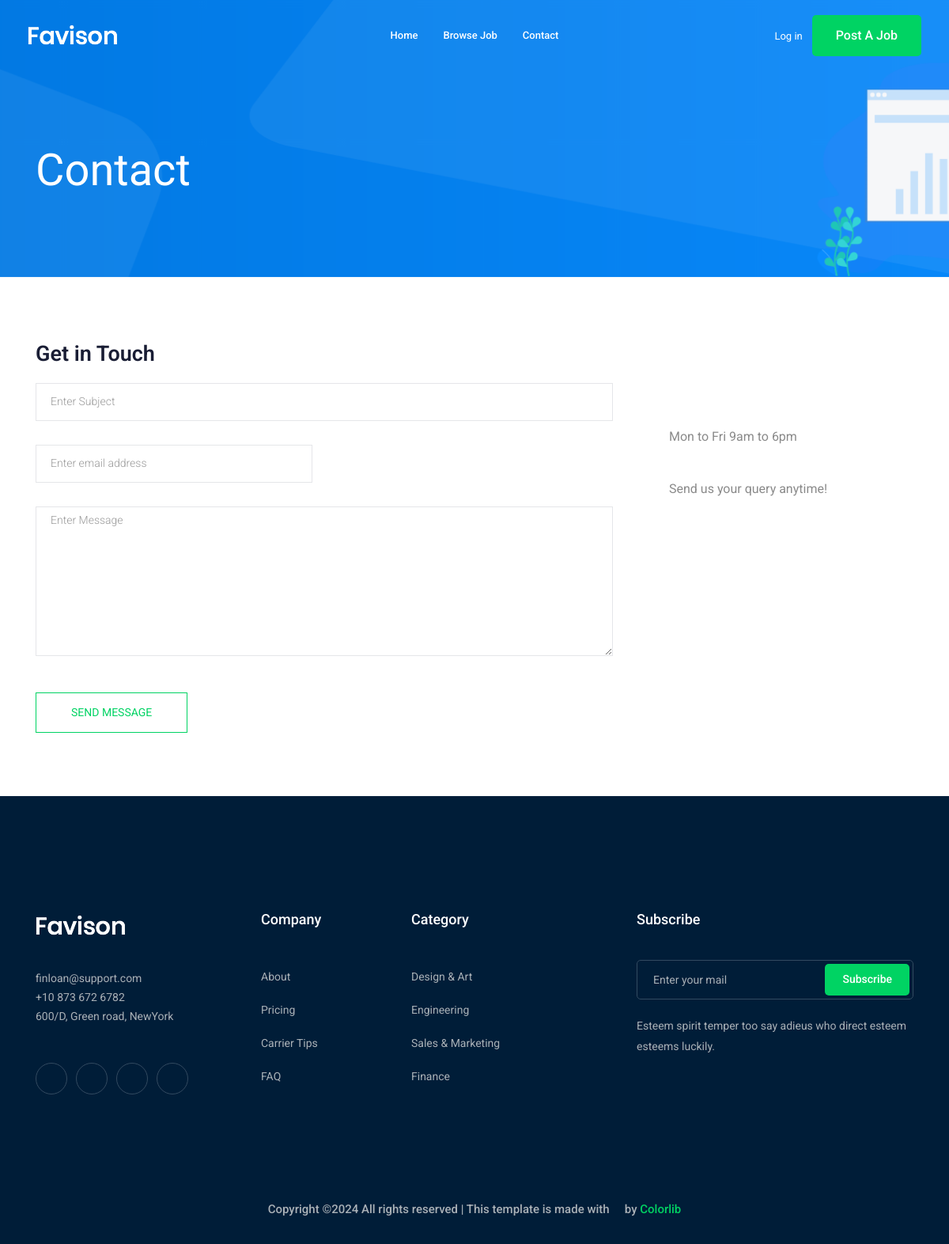
The page /contct-us/ on the database as committed earlier.
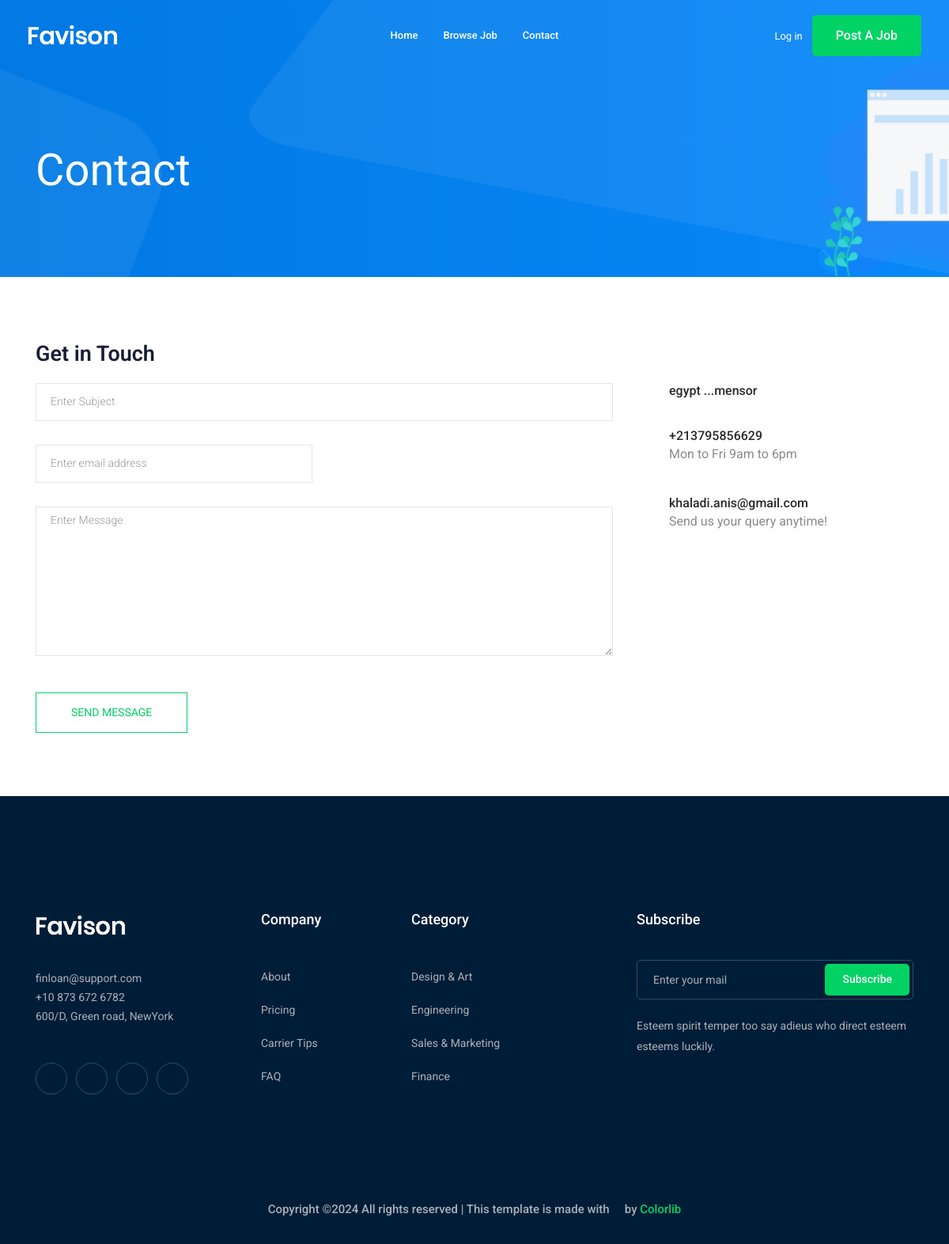
The same page on the database as committed later.
### contact/models.py (models this page shows)
class Info(models.Model):
    place = models.CharField(max_length=50)
    phone = models.CharField(max_length=50)
    email = models.EmailField(max_length=254)

### contact/views.py (the view, shortened to what this page needs)
# urls.py: path('',views.send_message, name='contact'),
def send_message(request):
    myinfo = Info.objects.first()
    return render(request, 'contact/contact.html', {'myinfo':myinfo})

### contact/templates/contact/contact.html (shortened to what this page needs)
{% extends 'base.html' %}
{% block body %}
    <div class="bradcam_area bradcam_bg_1">
        <div class="container">
            <div class="row">
                <div class="col-xl-12">
                    <div class="bradcam_text">
                        <h3>contact</h3>
                    </div>
                </div>
            </div>
        </div>
    </div>
  <section class="contact-section section_padding">
    <div class="container">
      <div class="row">
        <div class="col-12">
          <h2 class="contact-title">Get in Touch</h2>
        </div>
        <div class="col-lg-8">
          <form class="form-contact contact_form"  method="post"  >
            <div class="row">
              <div class="col-12">
                <div class="form-group">
                  <input class="form-control" name="subject" id="subject" type="text" onfocus="this.placeholder = ''" onblur="this.placeholder = 'Enter Subject'" placeholder = 'Enter Subject'>
                </div>
              </div>
              <div class="col-sm-6">
                <div class="form-group">
                  <input class="form-control" name="email" id="email" type="email" onfocus="this.placeholder = ''" onblur="this.placeholder = 'Enter email address'" placeholder = 'Enter email address'>
                </div>
              </div>
              <div class="col-12">
                <div class="form-group">
                    <textarea class="form-control w-100" name="message" id="message" cols="30" rows="9" onfocus="this.placeholder = ''" onblur="this.placeholder = 'Enter Message'" placeholder = 'Enter Message'></textarea>
                </div>
              </div>
            </div>
            <div class="form-group mt-3">
              <button type="submit" class="button button-contactForm btn_4 boxed-btn">Send Message</button>
            </div>
          </form>
        </div>
        <div class="col-lg-4">
          <div class="media contact-info">
            <span class="contact-info__icon"><i class="ti-home"></i></span>
            <div class="media-body">
              <h3>{{myinfo.place}}</h3>
            </div>
          </div>
          <div class="media contact-info">
            <span class="contact-info__icon"><i class="ti-tablet"></i></span>
            <div class="media-body">
              <h3>{{myinfo.phone}}</h3>
              <p>Mon to Fri 9am to 6pm</p>
            </div>
          </div>
          <div class="media contact-info">
            <span class="contact-info__icon"><i class="ti-email"></i></span>
            <div class="media-body">
              <h3>{{myinfo.email}}</h3>
              <p>Send us your query anytime!</p>
            </div>
          </div>
        </div>
      </div>
    </div>
  </section>
  {% endblock body %}

Rows that differ between the two databases and show on the page:
added Info: place "egypt ...mensor", phone "+213795856629", email "khaladi.anis@gmail.com"
